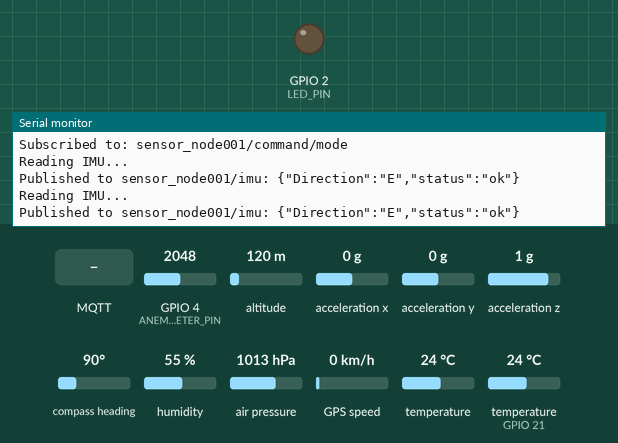
A sketch run on a simulated ESP32. Parts: output pins drawn as LEDs (lit = HIGH), the last lines printed to the serial monitor. The test bench sets the inputs (shaded band); at power-on: compass heading 90°, GPIO 4 (ANEMOMETER_PIN) = 2048, altitude 120 m, acceleration x 0 g, acceleration y 0 g, acceleration z 1 g, humidity 55 %, air pressure 1013 hPa, GPS speed 0 km/h, temperature 24 °C, temperature (sensor on GPIO 21) 24 °C. WiFi joins after 1.5 s; servers stay silent unless stated; the GPS gets a fix after 3 s at 37.7749, -122.4194 with 8 satellites; no MQTT or app messages arrive unless stated.

Above: at 4.7 s.
4.8 s: compass heading set to 7°
At 5.9 s:
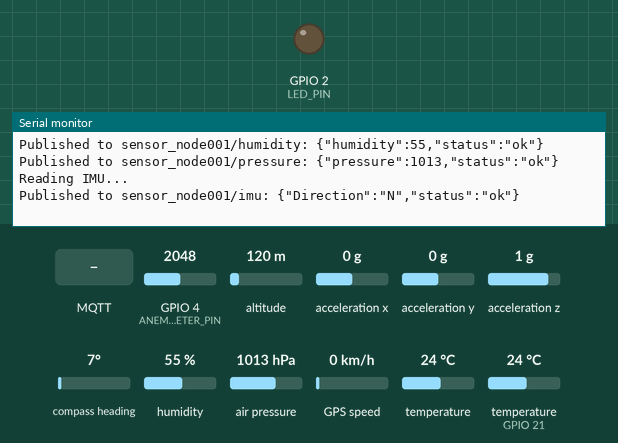
6.5 s: MQTT message "sleep" arrives on the first subscribed topic
At 7.7 s:
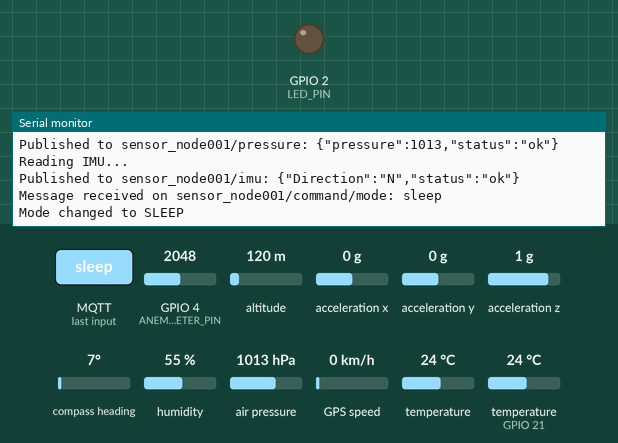
8.0 s: MQTT message "high_power" arrives on the first subscribed topic
At 8.8 s:
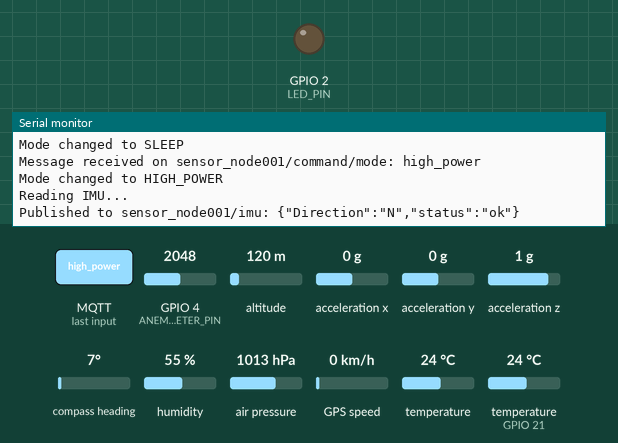
9.5 s: compass heading set to 180°
At 11.3 s:
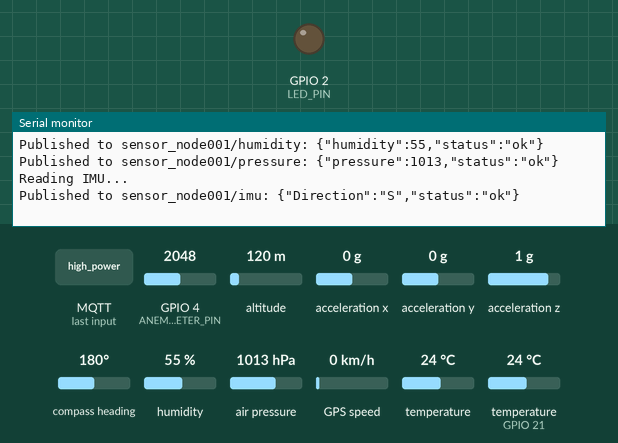
12.5 s: MQTT message "1" arrives on the first subscribed topic
At 12.81 s:
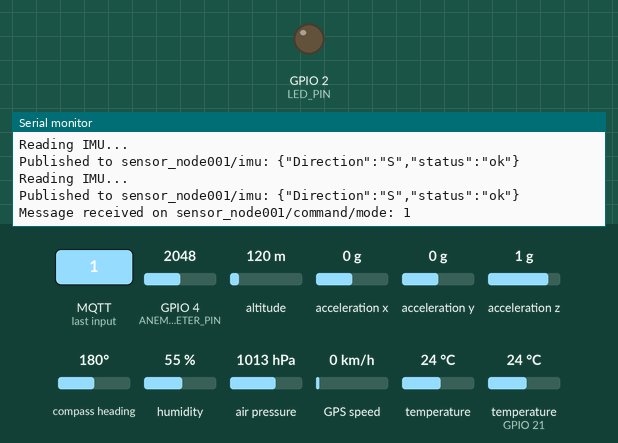

The sketch:

node.ino
```cpp
#include <WiFi.h>
#include <WiFiClientSecure.h>
#include <PubSubClient.h>
#include <DHT.h>
#include <Wire.h>
#include <Adafruit_Sensor.h>
#include <Adafruit_BNO055.h>
#include <Adafruit_BMP280.h>
#include <TinyGPSPlus.h>
#include <HardwareSerial.h>
#include <esp_sleep.h>
#include <ArduinoJson.h>
#include <utility/imumaths.h>

// ========== CONFIGURATION ==========
// WiFi Credentials
const char* WIFI_SSID = "";
const char* WIFI_PASSWORD = "";

// MQTT Broker
const char* MQTT_BROKER = "";
const int MQTT_PORT = 8883;
const char* MQTT_USER = "";
const char* MQTT_PASSWORD = "";

// Device ID
const char* DEVICE_ID = "sensor_node001";

// Pin Definitions
#define DHT_PIN 21
#define GPS_RX_PIN 20
#define GPS_TX_PIN 19
#define ANEMOMETER_PIN 4  // ADC pin
#define LED_PIN 2  // Built-in LED

// I2C Addresses
#define BNO055_ADDRESS 0x28
#define BMP280_ADDRESS 0x77

// Sensor Reading Intervals (milliseconds)
#define GPS_INTERVAL_HP 15000        // 15 seconds in high-power
#define GPS_INTERVAL_SLEEP 900000    // 15 minutes in sleep
#define ENV_INTERVAL_HP 5000         // 5 seconds in high-power
#define ENV_INTERVAL_SLEEP 300000    // 5 minutes in sleep
#define IMU_INTERVAL_HP 1000         // 1 second in high-power
#define IMU_INTERVAL_SLEEP 60000     // 1 minute in sleep
#define ANEM_SAMPLE_INTERVAL 1000    // 1 second sampling
#define ANEM_ACTIVE_PERIOD 300000    // 5 minutes ON
#define ANEM_SLEEP_PERIOD 300000     // 5 minutes OFF

// ========== GLOBAL OBJECTS ==========
WiFiClientSecure espClient;
PubSubClient mqttClient(espClient);
DHT dht(DHT_PIN, DHT11);
Adafruit_BNO055 bno = Adafruit_BNO055(55, BNO055_ADDRESS);
Adafruit_BMP280 bmp;
TinyGPSPlus gps;
HardwareSerial gpsSerial(1);

// ========== SENSOR NODE CLASS ==========
class SensorNode {
private:
  // Operational mode
  enum Mode {
    HIGH_POWER,
    SLEEP_MODE
  };
  Mode currentMode;

  // Sensor status flags
  bool dht11_ok;
  bool bmp280_ok;
  bool bno055_ok;
  bool gps_ok;
  bool anemometer_ok;

  // Timing variables
  unsigned long lastGPSRead;
  unsigned long lastEnvRead;
  unsigned long lastIMURead;
  unsigned long anemometerStartTime;
  bool anemometerActive;

  // Anemometer data
  float anemometerReadings[300];  // Max 5 min * 60 = 300 samples
  int anemometerSampleCount;
  unsigned long lastAnemometerSample;

  // LED blinking
  unsigned long lastLEDBlink;
  bool ledState;

  // Connection status
  bool wifiConnected;
  bool mqttConnected;

public:
  SensorNode() {
    currentMode = HIGH_POWER;
    dht11_ok = false;
    bmp280_ok = false;
    bno055_ok = false;
    gps_ok = false;
    anemometer_ok = false;

    lastGPSRead = 0;
    lastEnvRead = 0;
    lastIMURead = 0;
    anemometerStartTime = 0;
    anemometerActive = true;
    anemometerSampleCount = 0;
    lastAnemometerSample = 0;

    lastLEDBlink = 0;
    ledState = false;

    wifiConnected = false;
    mqttConnected = false;
  }

  void begin() {
    Serial.begin(115200);
    pinMode(LED_PIN, OUTPUT);
    digitalWrite(LED_PIN, LOW);

    Serial.println("Initializing Sensor Node...");

    // Initialize I2C
    Wire.begin();

    // Initialize DHT11
    dht.begin();
    dht11_ok = true;
    Serial.println("DHT11 initialized");

    // Initialize BMP280
    if (bmp.begin(BMP280_ADDRESS)) {
      bmp280_ok = true;
      Serial.println("BMP280 initialized");
    } else {
      Serial.println("BMP280 initialization failed");
    }

    // Initialize BNO055
    if (bno.begin()) {
      bno055_ok = true;
      bno.setExtCrystalUse(true);
      Serial.println("BNO055 initialized");
    } else {
      Serial.println("BNO055 initialization failed");
    }

    // Initialize GPS (keep powered continuously)
    gpsSerial.begin(9600, SERIAL_8N1, GPS_RX_PIN, GPS_TX_PIN);
    gps_ok = true;
    Serial.println("GPS initialized (continuous power)");

    // Initialize Anemometer
    pinMode(ANEMOMETER_PIN, INPUT);
    anemometer_ok = true;
    Serial.println("Anemometer initialized");

    // Connect WiFi
    connectWiFi();


    espClient.setInsecure();

    // Setup MQTT
    mqttClient.setServer(MQTT_BROKER, MQTT_PORT);
    mqttClient.setKeepAlive(60);
    mqttClient.setSocketTimeout(30);
    mqttClient.setBufferSize(512);
    mqttClient.setCallback([this](char* topic, byte* payload, unsigned int length) {
      this->mqttCallback(topic, payload, length);
    });

    delay(2000);  // Give WiFi time to stabilize
    connectMQTT();

    // Subscribe to mode command
    String cmdTopic = String(DEVICE_ID) + "/command/mode";
    mqttClient.subscribe(cmdTopic.c_str());

    checkAllSensorsStatus();
  }

  void loop() {
    unsigned long currentMillis = millis();

    // 1. Ensure WiFi is connected (retry until connected)
    if (WiFi.status() != WL_CONNECTED) {
      wifiConnected = false;
      Serial.println("WiFi disconnected! Reconnecting...");
      connectWiFi();
    } else {
      wifiConnected = true;
    }

    // 2. Ensure MQTT is connected (retry until connected)
    if (!mqttClient.connected()) {
      mqttConnected = false;
      Serial.println("MQTT disconnected! Reconnecting...");
      connectMQTT();
    } else {
      mqttConnected = true;
    }

    // 3. Process MQTT messages
    mqttClient.loop();

    // 4. Update LED status
    updateLED();

    // 5. Read sensors and publish data
    // Get current intervals based on mode
    unsigned long gpsInterval = (currentMode == HIGH_POWER) ? GPS_INTERVAL_HP : GPS_INTERVAL_SLEEP;
    unsigned long envInterval = (currentMode == HIGH_POWER) ? ENV_INTERVAL_HP : ENV_INTERVAL_SLEEP;
    unsigned long imuInterval = (currentMode == HIGH_POWER) ? IMU_INTERVAL_HP : IMU_INTERVAL_SLEEP;

    // Read GPS
    if (currentMillis - lastGPSRead >= gpsInterval) {
      readGPS();
      lastGPSRead = currentMillis;
    }

    // Read Environmental sensors
    if (currentMillis - lastEnvRead >= envInterval) {
      readEnvironmental();
      lastEnvRead = currentMillis;
    }

    // Read IMU
    if (currentMillis - lastIMURead >= imuInterval) {
      readIMU();
      lastIMURead = currentMillis;
    }

    // Handle Anemometer sampling cycle
    handleAnemometer(currentMillis);

    // Feed GPS with available data
    while (gpsSerial.available() > 0) {
      gps.encode(gpsSerial.read());
    }
  }

private:
  void connectWiFi() {
    Serial.print("Connecting to WiFi");
    WiFi.begin(WIFI_SSID, WIFI_PASSWORD);

    // Keep trying until connected
    while (WiFi.status() != WL_CONNECTED) {
      delay(500);
      Serial.print(".");
    }

    Serial.println("\nWiFi connected!");
    Serial.print("IP: ");
    Serial.println(WiFi.localIP());
    wifiConnected = true;
  }

  void connectMQTT() {
    Serial.print("Connecting to MQTT...");

    // Keep trying until connected
    while (!mqttClient.connected()) {
      if (mqttClient.connect(DEVICE_ID, MQTT_USER, MQTT_PASSWORD)) {
        Serial.println("Connected!");
        mqttConnected = true;

        // Subscribe to command topic
        String cmdTopic = String(DEVICE_ID) + "/command/mode";
        mqttClient.subscribe(cmdTopic.c_str());
        Serial.print("Subscribed to: ");
        Serial.println(cmdTopic);
      } else {
        Serial.print("Failed, rc=");
        Serial.print(mqttClient.state());
        Serial.println(" Retrying in 2 seconds...");
        delay(2000);
      }
    }
  }

  void mqttCallback(char* topic, byte* payload, unsigned int length) {
    String message;
    for (unsigned int i = 0; i < length; i++) {
      message += (char)payload[i];
    }

    Serial.print("Message received on ");
    Serial.print(topic);
    Serial.print(": ");
    Serial.println(message);

    // Handle mode command
    String cmdTopic = String(DEVICE_ID) + "/command/mode";
    if (String(topic) == cmdTopic) {
      if (message == "sleep") {
        currentMode = SLEEP_MODE;
        Serial.println("Mode changed to SLEEP");
      } else if (message == "high_power") {
        currentMode = HIGH_POWER;
        Serial.println("Mode changed to HIGH_POWER");
      }
    }
  }

  void readGPS() {
    Serial.println("Reading GPS...");

    // Check if GPS has valid data
    if (gps.location.isValid()) {
      StaticJsonDocument<256> doc;

      doc["latitude"] = gps.location.lat();
      doc["longitude"] = gps.location.lng();
      doc["altitude"] = gps.altitude.meters();
      doc["satellites"] = gps.satellites.value();
      doc["status"] = "ok";

      String topic = String(DEVICE_ID) + "/gps";
      publishJSON(topic.c_str(), doc);

      gps_ok = true;
    } else {
      Serial.println("GPS: Waiting for fix...");

      StaticJsonDocument<128> doc;
      doc["status"] = "error";
      doc["message"] = "No GPS fix";

      String topic = String(DEVICE_ID) + "/gps";
      publishJSON(topic.c_str(), doc);

      gps_ok = false;
    }
  }

  void readEnvironmental() {
    Serial.println("Reading Environmental sensors...");

    // Read DHT11
    float tempDHT = dht.readTemperature();
    float humidity = dht.readHumidity();

    // Read BMP280
    float tempBMP = bmp280_ok ? bmp.readTemperature() : NAN;
    float pressure = bmp280_ok ? bmp.readPressure() / 100.0F : NAN;  // Convert Pa to hPa

    // Publish Temperature (averaged)
    if (!isnan(tempDHT) || !isnan(tempBMP)) {
      StaticJsonDocument<256> doc;

      // Calculate average temperature
      float avgTemp = 0;
      int tempCount = 0;
      if (!isnan(tempDHT)) {
        avgTemp += tempDHT;
        tempCount++;
        doc["temp_dht11"] = tempDHT;
      }
      if (!isnan(tempBMP)) {
        avgTemp += tempBMP;
        tempCount++;
        doc["temp_bmp280"] = tempBMP;
      }

      if (tempCount > 0) {
        avgTemp /= tempCount;
        doc["temperature"] = avgTemp;
        doc["status"] = "ok";
      } else {
        doc["status"] = "error";
        doc["message"] = "No temperature data";
      }

      String topic = String(DEVICE_ID) + "/temperature";
      publishJSON(topic.c_str(), doc);

      dht11_ok = !isnan(tempDHT);
    } else {
      StaticJsonDocument<128> doc;
      doc["status"] = "error";
      doc["message"] = "Temperature sensors failed";

      String topic = String(DEVICE_ID) + "/temperature";
      publishJSON(topic.c_str(), doc);

      dht11_ok = false;
    }

    // Publish Humidity
    if (!isnan(humidity)) {
      StaticJsonDocument<128> doc;
      doc["humidity"] = humidity;
      doc["status"] = "ok";

      String topic = String(DEVICE_ID) + "/humidity";
      publishJSON(topic.c_str(), doc);
    } else {
      StaticJsonDocument<128> doc;
      doc["status"] = "error";
      doc["message"] = "DHT11 humidity read failed";

      String topic = String(DEVICE_ID) + "/humidity";
      publishJSON(topic.c_str(), doc);
    }

    // Publish Pressure
    if (!isnan(pressure)) {
      StaticJsonDocument<128> doc;
      doc["pressure"] = pressure;
      doc["status"] = "ok";

      String topic = String(DEVICE_ID) + "/pressure";
      publishJSON(topic.c_str(), doc);

      bmp280_ok = true;
    } else {
      StaticJsonDocument<128> doc;
      doc["status"] = "error";
      doc["message"] = "BMP280 pressure read failed";

      String topic = String(DEVICE_ID) + "/pressure";
      publishJSON(topic.c_str(), doc);

      bmp280_ok = false;
    }
  }
      String getCardinalDirection(float degrees) {
  if (degrees > 337.5 || degrees <= 22.5) return "N";
  if (degrees > 22.5 && degrees <= 67.5) return "NE";
  if (degrees > 67.5 && degrees <= 112.5) return "E";
  if (degrees > 112.5 && degrees <= 157.5) return "SE";
  if (degrees > 157.5 && degrees <= 202.5) return "S";
  if (degrees > 202.5 && degrees <= 247.5) return "SW";
  if (degrees > 247.5 && degrees <= 292.5) return "W";
  if (degrees > 292.5 && degrees <= 337.5) return "NW";
  return "?";
}
  void readIMU() {

    Serial.println("Reading IMU...");

    if (!bno055_ok) {
      // Try to reinitialize
      if (bno.begin()) {
        bno055_ok = true;
        bno.setExtCrystalUse(true);
        Serial.println("BNO055 reconnected!");
      } else {
        StaticJsonDocument<128> doc;
        doc["status"] = "error";
        doc["message"] = "BNO055 not responding";

        String topic = String(DEVICE_ID) + "/imu";
        publishJSON(topic.c_str(), doc);
        return;
      }
    }
    imu::Vector<3> euler = bno.getVector(Adafruit_BNO055::VECTOR_EULER);
    float heading =(float)euler.x();
     String direction = getCardinalDirection(heading);
    // Get orientation data
    sensors_event_t event;
    bno.getEvent(&event);

    StaticJsonDocument<256> doc;
    doc["Direction"] = direction;
    doc["status"] = "ok";

    String topic = String(DEVICE_ID) + "/imu";
    publishJSON(topic.c_str(), doc);
  }

  void handleAnemometer(unsigned long currentMillis) {
    // Check if we need to switch anemometer state
    if (anemometerActive) {
      // Currently sampling
      if (currentMillis - anemometerStartTime >= ANEM_ACTIVE_PERIOD) {
        // End of active period - publish results
        publishAnemometerData();
        anemometerActive = false;
        anemometerStartTime = currentMillis;
        anemometerSampleCount = 0;
        Serial.println("Anemometer: Entering sleep period");
      } else {
        // Continue sampling
        if (currentMillis - lastAnemometerSample >= ANEM_SAMPLE_INTERVAL) {
          readAnemometer();
          lastAnemometerSample = currentMillis;
        }
      }
    } else {
      // Currently in sleep period
      if (currentMillis - anemometerStartTime >= ANEM_SLEEP_PERIOD) {
        // Start new active period
        anemometerActive = true;
        anemometerStartTime = currentMillis;
        Serial.println("Anemometer: Starting active sampling period");
      }
    }
  }

  void readAnemometer() {
    // Read analog voltage from anemometer
    int adcValue = analogRead(ANEMOMETER_PIN);
    float voltage = (adcValue / 4095.0) * 3.3;  // ESP32 ADC is 12-bit, Vref = 3.3V

    // ===== WIND SPEED CALIBRATION SPACE =====
    // TODO: Add your voltage-to-windspeed conversion formula here
    // Example: float windSpeed = voltage * CALIBRATION_FACTOR + OFFSET;
    float windSpeed = voltage*50;  // Placeholder - replace with your formula
    // ========================================

    if (anemometerSampleCount < 300) {
      anemometerReadings[anemometerSampleCount] = windSpeed;
      anemometerSampleCount++;
    }
  }

  void publishAnemometerData() {
    if (anemometerSampleCount == 0) {
      StaticJsonDocument<128> doc;
      doc["status"] = "error";
      doc["message"] = "No anemometer samples";

      String topic = String(DEVICE_ID) + "/wind";
      publishJSON(topic.c_str(), doc);
      return;
    }

    // Calculate statistics
    float sum = 0;
    float minSpeed = anemometerReadings[0];
    float maxSpeed = anemometerReadings[0];

    for (int i = 0; i < anemometerSampleCount; i++) {
      sum += anemometerReadings[i];
      if (anemometerReadings[i] < minSpeed) minSpeed = anemometerReadings[i];
      if (anemometerReadings[i] > maxSpeed) maxSpeed = anemometerReadings[i];
    }

    float avgSpeed = sum / anemometerSampleCount;

    StaticJsonDocument<256> doc;
    doc["avg_speed"] = avgSpeed;
    doc["min_speed"] = minSpeed;
    doc["max_speed"] = maxSpeed;
    doc["samples"] = anemometerSampleCount;
    doc["status"] = "ok";

    String topic = String(DEVICE_ID) + "/wind";
    publishJSON(topic.c_str(), doc);

    Serial.print("Anemometer data published - Avg: ");
    Serial.print(avgSpeed);
    Serial.print(" Min: ");
    Serial.print(minSpeed);
    Serial.print(" Max: ");
    Serial.println(maxSpeed);
  }

  void publishJSON(const char* topic, JsonDocument& doc) {
    char buffer[512];
    serializeJson(doc, buffer);

    if (mqttClient.publish(topic, buffer)) {
      Serial.print("Published to ");
      Serial.print(topic);
      Serial.print(": ");
      Serial.println(buffer);
    } else {
      Serial.print("Failed to publish to ");
      Serial.println(topic);
    }
  }

  void checkAllSensorsStatus() {
    bool allFailed = !dht11_ok && !bmp280_ok && !bno055_ok && !gps_ok && !anemometer_ok;

    if (allFailed) {
      Serial.println("CRITICAL: All sensors failed!");
    }
  }

  void updateLED() {
    unsigned long currentMillis = millis();

    // Check if all sensors failed
    bool allFailed = !dht11_ok && !bmp280_ok && !bno055_ok && !gps_ok && !anemometer_ok;

    if (allFailed) {
      // Solid ON for all sensors failed
      digitalWrite(LED_PIN, HIGH);
    } else if (!wifiConnected || !mqttConnected) {
      // Blink for connection issues
      if (currentMillis - lastLEDBlink >= 500) {
        ledState = !ledState;
        digitalWrite(LED_PIN, ledState);
        lastLEDBlink = currentMillis;
      }
    } else {
      // Normal operation - LED OFF
      digitalWrite(LED_PIN, LOW);
    }
  }
};

// ========== MAIN PROGRAM ==========
SensorNode node;

void setup() {
  node.begin();
}

void loop() {
  node.loop();
}
```

Measured:
- after the input at 4.8 s, the serial monitor: prints a new line after 0.77 s (image 1)
- after the input at 6.5 s, the serial monitor: prints a new line at once (image 2)
- after the input at 8.0 s, the serial monitor: prints a new line at once (image 3)
- after the input at 9.5 s, the serial monitor: prints a new line after 0.50 s (image 4)
- after the input at 12.5 s, the serial monitor: prints a new line at once (image 5)
